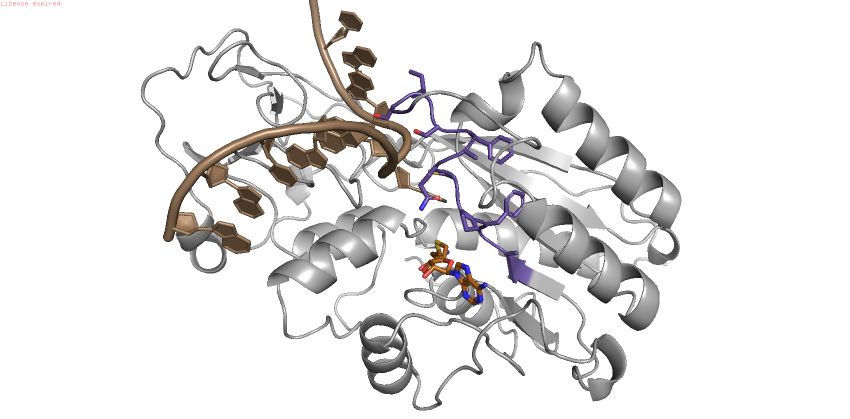
#> input picture figures/Fig9_10_structures/Known/dna_motif1.png, 1700 x 837 px (shown at 1/2 size); its folder holds 4 pictures in this run
$ python make_panels.py
#> lines starting #> are read from the running program, lines starting #| are printed output that depends on the picture; after the words box and inside, x2 and y2 are one past the last pixel; in counts of white or black regions, pixels touching at a corner belong together
#> in main, `fig = Image.new("RGB", (W, H), "white")`: fig: PIL image 2422x1586 RGB; every value is 255
#!/usr/bin/env python3
"""Assemble each category folder's 4 structure snapshots into a labelled A/B/C/D
figure. Crops the PyMOL 'License expired' watermark (top strip) and the surrounding
whitespace, then lays the panels out 2x2 with per-panel captions."""
import argparse
import glob
import os
import numpy as np
from PIL import Image, ImageDraw, ImageFont

BASE = os.path.dirname(os.path.abspath(__file__))

# category : ordered [(filename, caption)]  (A, B, C, D)
# Snapshots use the paper palette: grey protein, class-colored motif, tan nucleic /
# wheat partner, gold small-molecule substrate, and copper (#b5651d) cofactor carbons.
FIGS = {
    "Known": [
        ("dna_motif1.png",     "M.HhaI · catalytic PC loop (DNA-1)"),
        ("rna_motif1.png",     "NSUN6 · catalytic PC loop (RNA-1)"),
        ("protein_motif5.png", "PRMT1 · THW substrate loop (Protein-5)"),
        ("metabolite_motif6.png",   "GedA O-MTase · active site (Metabolite-6)"),
    ],
    "Distal": [
        ("dna_motif4.png",     "CMT3 · junction-adjacent element (DNA-4)"),
        ("rna_motif6.png",     "NSUN6 · substrate-recognition arm (RNA-6)"),
        ("rna_motif7.png",     "aTrm5 · basic RNA-binding patch (RNA-7)"),
        ("metabolite_motif5.png",   "norcoclaurine 6-OMT · distal element (Metabolite-5)"),
    ],
}

# fonts (DejaVu ships with matplotlib)
import matplotlib
FDIR = os.path.join(matplotlib.get_data_path(), "fonts", "ttf")
F_LETTER = ImageFont.truetype(os.path.join(FDIR, "DejaVuSans-Bold.ttf"), 62)
F_CAP = ImageFont.truetype(os.path.join(FDIR, "DejaVuSans.ttf"), 30)

CW, CH = 1150, 680          # image area per cell
CAP_H = 52                  # caption bar
GAP, MARGIN = 34, 44


def clean(path):
    """crop the top watermark strip, then trim surrounding whitespace."""
    im = np.array(Image.open(path).convert("RGB"))
    # watermark = red-ish text in top-left; find its bottom row and cut below it
    corner = im[0:90, 0:520]
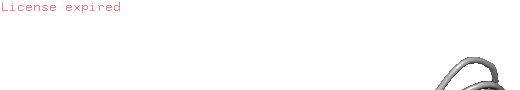
#> corner: shape (90, 520, 3); mean R, G, B 252.9, 252.3, 252.3
    r, g, b = corner[:, :, 0].astype(int), corner[:, :, 1].astype(int), corner[:, :, 2].astype(int)
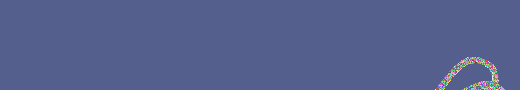
#> r: shape (90, 520) int64; 182 distinct labels, from 25 to 255; one colour per label, 0 black
#> g: shape (90, 520) int64; 182 distinct labels, from 25 to 255
    redrows = np.where(((r > 150) & (g < 130) & (b < 130) & (r - g > 60)).any(axis=1))[0]
#> redrows = [2, 3, 4, 5, 6, 7, 8, 9, 10, 11, 12]
    top = (redrows.max() + 6) if len(redrows) else 0
#> top = 18
    im = im[top:]
#> im: shape (819, 1700, 3)
    # trim whitespace: bbox of non-near-white pixels
    nonwhite = ~((im[:, :, 0] > 248) & (im[:, :, 1] > 248) & (im[:, :, 2] > 248))
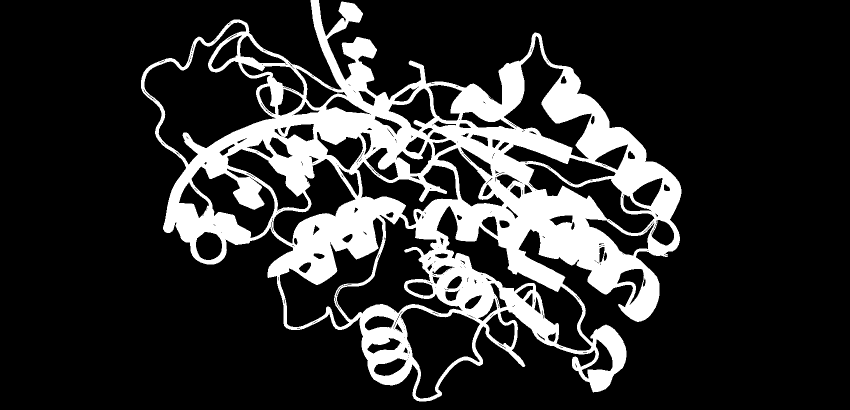
#> nonwhite: shape (819, 1700) bool (shown at 1/2 size); 18.5% white; 1 white region, box (x1, y1, x2, y2) and area: (282, 0, 1363, 803) 257209
    ys, xs = np.where(nonwhite)
    pad = 18
    y0, y1 = max(0, ys.min() - pad), min(im.shape[0], ys.max() + pad)
#> y0 = 0; y1 = 819
    x0, x1 = max(0, xs.min() - pad), min(im.shape[1], xs.max() + pad)
#> x0 = 264; x1 = 1380
    return Image.fromarray(im[y0:y1, x0:x1])
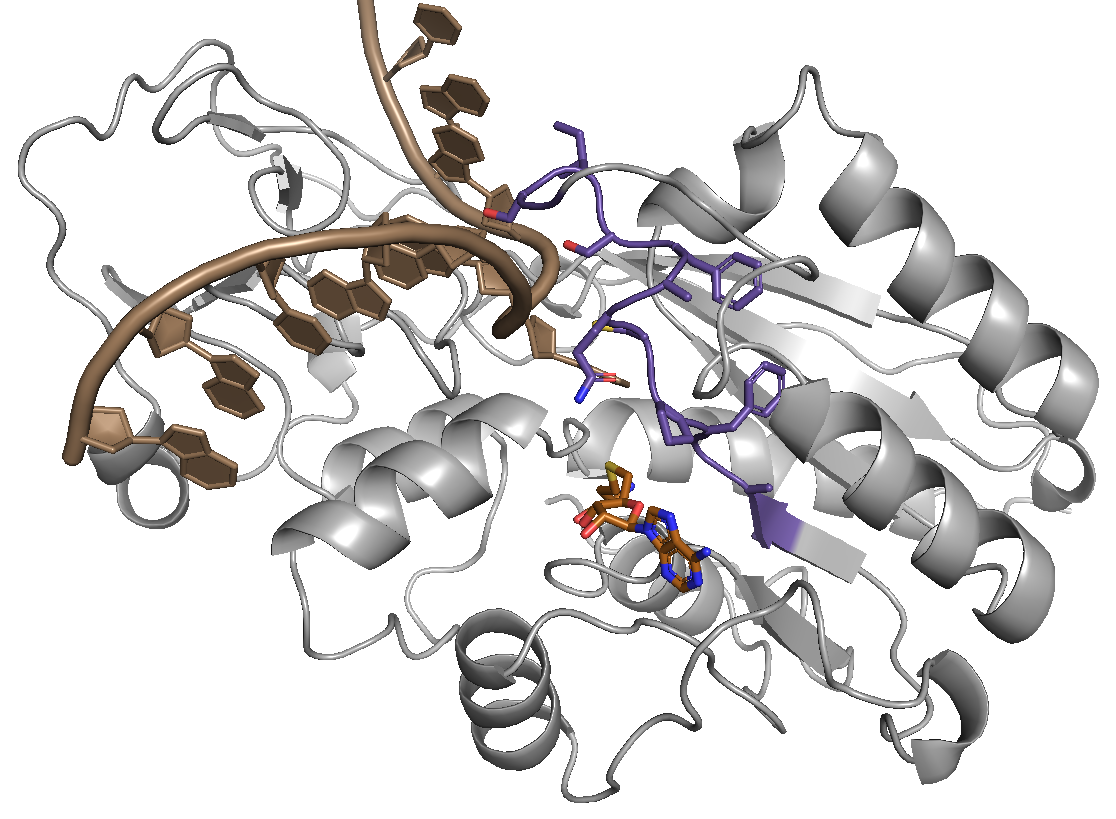
#> returned value: PIL image 1116x819 RGB; mean R, G, B 219.9, 218.2, 218


def cell(path, letter, caption):
    img = clean(path)
    canvas = Image.new("RGB", (CW, CH + CAP_H), "white")
#> canvas: PIL image 1150x732 RGB; every value is 255
    # fit image into CW x CH preserving aspect
    s = min(CW / img.width, CH / img.height)
#> s = 0.83
    nw, nh = int(img.width * s), int(img.height * s)
#> nw = 926; nh = 680
    img = img.resize((nw, nh), Image.LANCZOS)
    canvas.paste(img, ((CW - nw) // 2, (CH - nh) // 2))
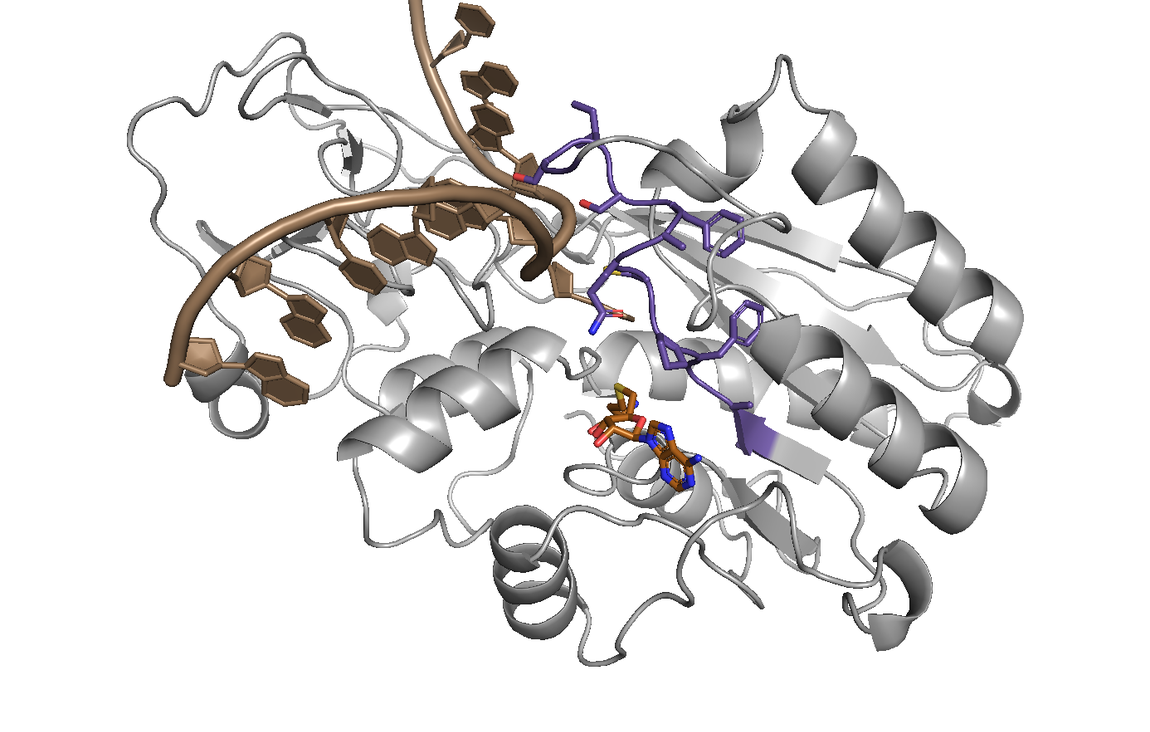
#> canvas: PIL image 1150x732 RGB; mean R, G, B 228.5, 227.2, 227
    d = ImageDraw.Draw(canvas)
    # letter (top-left, with white halo for legibility over structure)
    for dx, dy in [(-2, -2), (2, -2), (-2, 2), (2, 2)]:
        d.text((14 + dx, 6 + dy), letter, font=F_LETTER, fill="white")
    d.text((14, 6), letter, font=F_LETTER, fill="black")
    # caption bar
    d.line([(0, CH), (CW, CH)], fill="#dddddd", width=1)
    font = F_CAP
    for size in range(30, 17, -1):            # shrink a long caption until it fits the cell
        font = ImageFont.truetype(os.path.join(FDIR, "DejaVuSans.ttf"), size)
        if d.textbbox((0, 0), caption, font=font)[2] <= CW - 20:
            break
    tb = d.textbbox((0, 0), caption, font=font)
#> tb = (0, 5, 511, 34)
    d.text(((CW - (tb[2] - tb[0])) // 2, CH + (CAP_H - (tb[3] - tb[1])) // 2 - 4),
           caption, font=font, fill="#222222")
    return canvas


def release_figs(rel):
    """The panels of a release: <release>/fig9_10/selection.csv (select_structures.py) + panels/<motif>.png (render_panels.py); returns ({category: [(png, caption)]}, folder)."""
    import sys
    sys.path.insert(0, BASE)
    from select_structures import caption
    import pandas as pd
    d = os.path.join(rel, "fig9_10")
    sel = pd.read_csv(os.path.join(d, "selection.csv"))
    figs = {cat: [(os.path.join(d, "panels", f"{r['motif']}.png"), caption(r)) for _, r in g.iterrows()] for cat, g in sel.groupby("panel_set", sort=False)}
    return figs, d


def main():
    ap = argparse.ArgumentParser(description="Fig 9 / Fig 10 layout: the archived panels (default) or a release's (--release <release>)")
    ap.add_argument("--release", default=None)
    a = ap.parse_args()
    figs, outdir = (release_figs(a.release) if a.release else (None, BASE))
    for cat, panels in (figs or FIGS).items():
        ch = CH + CAP_H
        W = 2 * CW + GAP + 2 * MARGIN
        H = 2 * ch + GAP + 2 * MARGIN
        fig = Image.new("RGB", (W, H), "white")
        for i, (fname, cap) in enumerate(panels):
            letter = chr(ord("A") + i)
            c = cell(fname if figs else os.path.join(BASE, cat, fname), letter, cap)
            col, row = i % 2, i // 2
            x = MARGIN + col * (CW + GAP)
            y = MARGIN + row * (ch + GAP)
            fig.paste(c, (x, y))
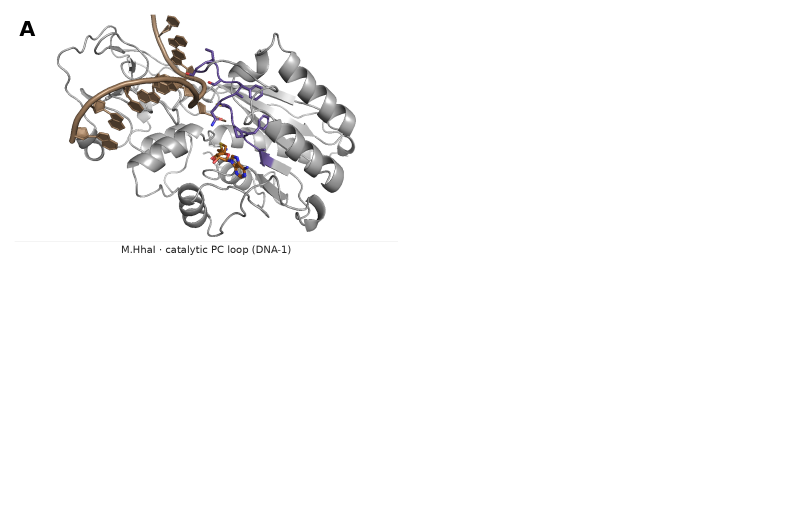
#> fig: PIL image 2422x1586 RGB (shown at 1/3 size); mean R, G, B 248.9, 248.6, 248.6
        num = 9 if cat == "Known" else 10          # Fig 9 = known sites, Fig 10 = distal sites
#> num = 9
        out = os.path.join(outdir, f"Fig{num}_{cat}.png")
        fig.save(out, dpi=(300, 300))
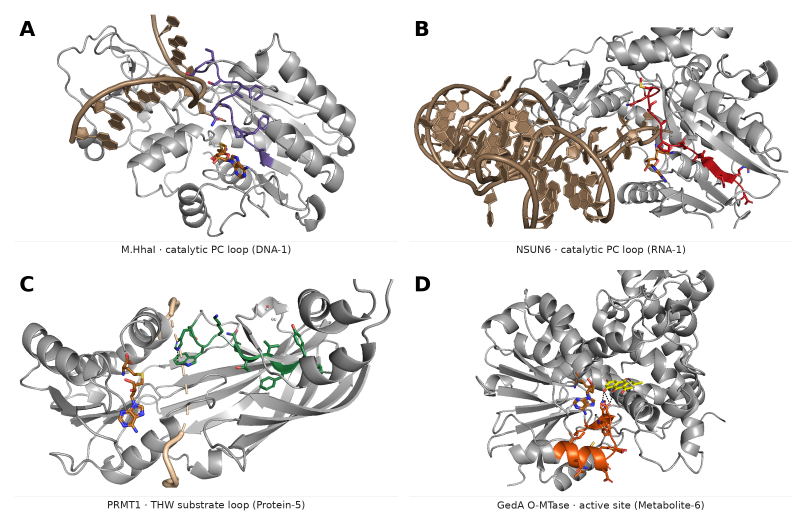
#> saved as Fig9_Known.png: PIL image 2422x1586 RGB (shown at 1/3 size); mean R, G, B 224.9, 223.1, 221.8
        print(f"  wrote {out}  ({W}x{H})")
#|   wrote figures/Fig9_10_structures/Fig9_Known.png  (2422x1586)


if __name__ == "__main__":
#> (the run stopped early here; a loop or call above may not have finished)
